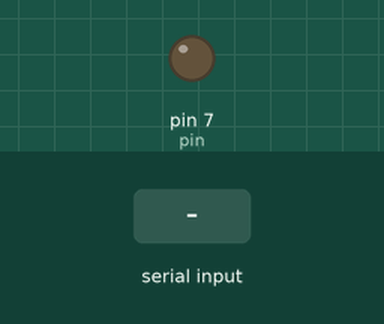
Simulated run of this sketch. Board: Arduino Uno, built with avr-gcc and run on an emulated ATmega328P. On the bench: output pins drawn as LEDs (lit = HIGH). Dashed ring = blinking. The test bench sets the inputs (shaded band). What the sketch prints to the serial monitor is not drawn.

Above: at 1.2 s.
1.3 s: "90,45\n" received over Serial
At 1.7 s:
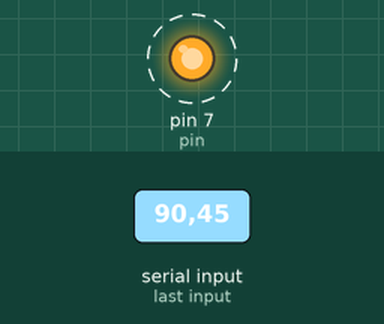
Timing chart, 0 to 10.3 s (numbered marks = the images above; inputs shaded):
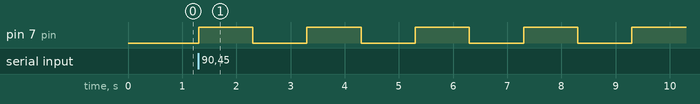

The sketch:

blink_controlled1.ino
```cpp
int numb;
String msg="Enter number of blinks";
int del=1000;
int pin=7;

void setup()
{
 Serial.begin(9600);
 pinMode(pin, OUTPUT);
}

void loop()
{
	Serial.println(msg);
  while(Serial.available()==0){

  }
    numb=Serial.parseInt();
    for(int i=0; i<numb; i++){
  		digitalWrite(pin, HIGH);
    	delay(del);
  		digitalWrite(pin, LOW);
    	delay(del);
  }
}
```

Measured:
- after the input at 1.3 s, pin 7 (pin): alternates HIGH for 1.0 s and LOW for 1.0 s, starting at once
